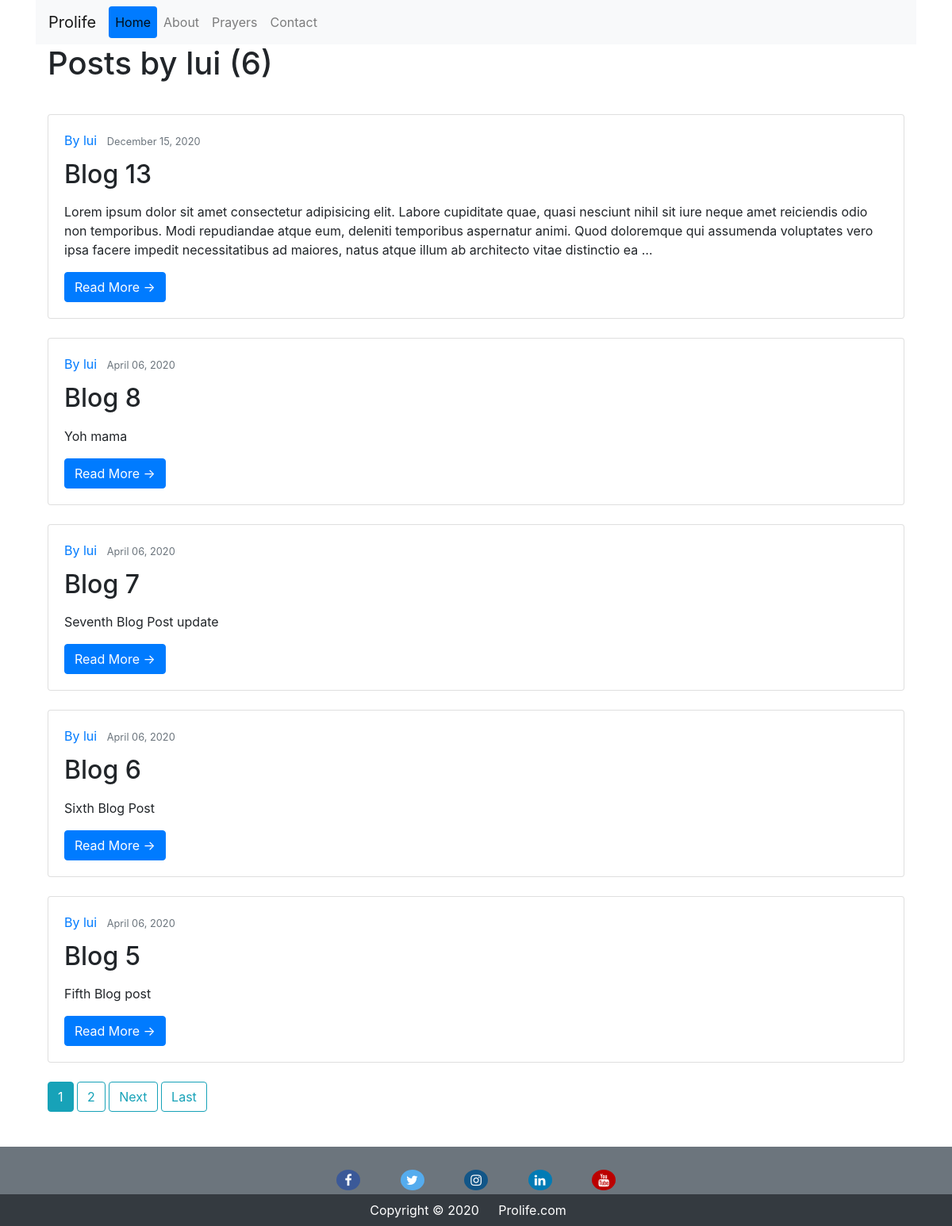
/user/lui, run on the app's committed database.
### blog/models.py (models this page shows, shortened)
class Post(models.Model):
    title = models.CharField(max_length=100)
    content= models.TextField()
    date_posted=models.DateTimeField(default=timezone.now)
    author=models.ForeignKey(User, on_delete=models.CASCADE)

### blog/views.py (the view)
# urls.py: path('user/<str:username>',UserPostListView.as_view(),name='user_posts'),
class UserPostListView(ListView):
    model= Post
    template_name='blog/user_posts.html'
    context_object_name='posts'
    ordering = ['-date_posted']
    paginate_by = 5
    def get_queryset(self):
        user=get_object_or_404(User, username=self.kwargs.get('username'))
        return Post.objects.filter(author=user).order_by('-date_posted')

### blog/templates/blog/user_posts.html
{% extends 'blog/home.html' %}
{% block home %}
    <h1 class="mb-3">Posts by {{ view.kwargs.username }} ({{ page_obj.paginator.count }})</h1>
{% endblock home %}

### blog/templates/blog/home.html (shortened to what this page needs)
{% extends 'blog/base.html' %}
{% block content %}
    {% block home %}
    {% endblock home %}
    <br class="my-2">
    {% for post in posts %}
        <div class="card">
            <div class="card-body">
                <div class="article-metadata">
                    <a class="mr-2" href="{% url 'user_posts' post.author.username %}">By {{ post.author }} </a>
                    <small class="text-muted">{{post.date_posted | date:"F d, Y"}}</small>
                </div>
                <h4 class="card-title">
                    <h2>{{ post.title }}</h2>
                </h4>
                <p class="card-text">{{ post.content|safe|truncatewords:"50"|linebreaks }}</p>
                <a href="{% url 'post-detail' post.id %}" class="btn btn-primary">Read More &rarr;</a>
            </div>
        </div>
        <br class="my-2">
    {% endfor %}
    {% include 'blog/paginator.html' %}
{% endblock content %}

### blog/static/blog/main.css (style rules this page uses)
* { margin: 0; padding: 0; }

### data on the page
Post: author "lui", date_posted "December 15, 2020", title "Blog 13", content "Lorem ipsum dolor sit amet consectetur adipisicing elit. Labore cupiditate quae, quasi nesciunt nihil sit iure neque amet reiciendis odio non temporibus. Modi repudiandae atque eum, deleniti temporibus aspernatur animi. Quod doloremque qui assumenda voluptates vero ipsa facere impedit necessitatibus ad maiores, natus atque illum ab architecto vitae distinctio ea …"
Post: author "lui", date_posted "April 06, 2020", title "Blog 8", content "Yoh mama"
Post: author "lui", date_posted "April 06, 2020", title "Blog 7", content "Seventh Blog Post update"
Post: author "lui", date_posted "April 06, 2020", title "Blog 6", content "Sixth Blog Post"
Post: author "lui", date_posted "April 06, 2020", title "Blog 5", content "Fifth Blog post"

### other printed values
{{ view.kwargs.username }} "lui"
{{ page_obj.paginator.count }} "6"
{{ num }} "1"
{{ num }} "2"
